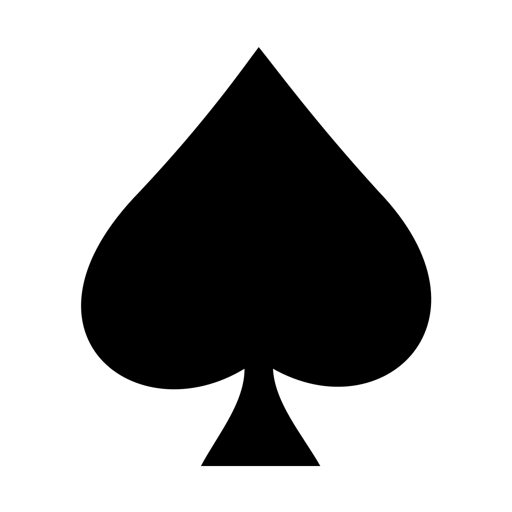
#> input picture images/ob/spades.png, 512 x 512 px
$ python object_detection.py
#> lines starting #> are read from the running program, lines starting #| are printed output that depends on the picture; after the words box and inside, x2 and y2 are one past the last pixel; in counts of white or black regions, pixels touching at a corner belong together
# Moments 기반 Object Detection
# Moments
# • 영상의 모든 픽셀 좌표의 정보를 이용하여 객체의 모양을 기술하는 방법
# • 2차원 영상을 함수 f ( x,y)의 형태로 나타낼 경우, 기하학적 모멘트 (geometric moment)는 다음과 같이 정의됨
# • p+q : Moments 의 차수( p와 q는 0 이상의 정수)
# • M과 N은 각각 영상의 가로와 세로 픽셀의 크기를 나타낸다.

# Moments 종류
# • Geometric Moments(기하학적 모멘트)
# • Central Moments(중심 모멘트)
#     • 기하학적 모멘트는 영상의 이동 변환시 그 값이 크게 변한다는 단점이 있음.
#     • 영상의 무게 중심을 고려하여 모멘트를 계산하는 방법
# • Hu 의 Moments
#   • H u는 3차 이하의 중심 모멘트를 조합하여 만든 7개의 불변 모멘트(invariant moments)를 만듦
#   • 크기를 정규화한 중심 모멘트를 비선형으로 조합하여 만들어짐
#   • 영상의 크기, 회전, 위치에 불변

'''
cv2.matchShapes(contour1, contour2, method, parameter) -> retval
'''
# • contours1 : 첫 번째 contour 또는 grayscale 영상
# • contours2 : 두 번째 contour 또는 grayscale 영상
# • method : 비교 방법
#     • cv2.CONTOURS_MATCH_I1,cv2.CONTOURS_MATCH_I2, cv2.CONTOURS_MATCH_I3
# • parameter : 현재 미사용
# • retval : 두 contours 또는 grayscale 영상 사이의 거리

import numpy as np
import cv2


obj = cv2.imread('./images/ob/spades.png', cv2.IMREAD_GRAYSCALE)
#> obj is the input picture: shape (512, 512); min 0, max 255, mean 174.4
src = cv2.imread('./images/ob/symbols.png', cv2.IMREAD_GRAYSCALE)
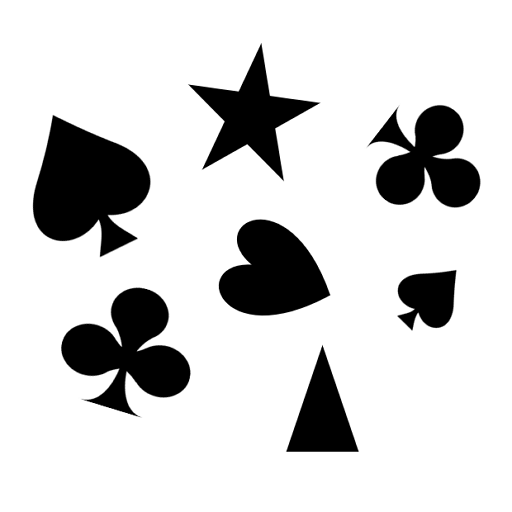
#> input picture images/ob/symbols.png, 512 x 512 px
#> src is the input picture: shape (512, 512); min 0, max 255, mean 210.9

_, obj_bin = cv2.threshold(obj, 128, 255, cv2.THRESH_BINARY_INV)
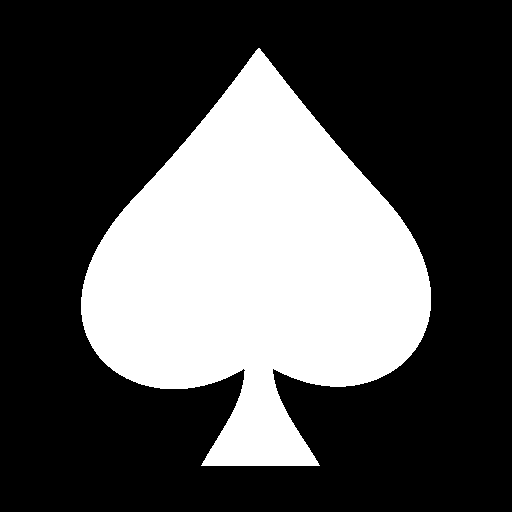
#> obj_bin: shape (512, 512); 31.6% white; 1 white region
obj_contours, _ = cv2.findContours(obj_bin, cv2.RETR_EXTERNAL, cv2.CHAIN_APPROX_NONE)
#> obj_contours = 1 contour; box (x1, y1, x2, y2) and area: (81, 48, 431, 466) 82267

# print(len(obj_bin))
obj_pts = obj_contours[0]
#> obj_pts = contour of 1210 points, box (x1, y1, x2, y2) (81, 48, 431, 466), area 82267

_, src_bin = cv2.threshold(src, 128, 255, cv2.THRESH_BINARY_INV)
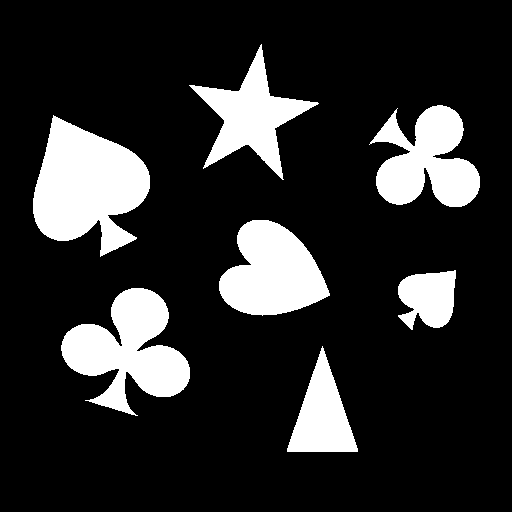
#> src_bin: shape (512, 512); 17.3% white; 7 white regions
src_contours, _ = cv2.findContours(src_bin, cv2.RETR_EXTERNAL, cv2.CHAIN_APPROX_NONE)
#> src_contours = 7 contours; box (x1, y1, x2, y2) and area: (33, 115, 150, 257) 10148, (61, 288, 190, 416) 8331, (219, 220, 330, 316) 7014, (369, 105, 480, 207) 6608, (189, 44, 319, 180) 5582, (287, 346, 358, 452) 3743, (398, 270, 456, 330) 2488

dst = cv2.cvtColor(src, cv2.COLOR_GRAY2BGR)

for pts in src_contours:
    if cv2.contourArea(pts) < 100:
        continue

    rc = cv2.boundingRect(pts)  # x y w h
    cv2.rectangle(dst, rc, (255,0,0), 2)

    dist = cv2.matchShapes(obj_pts, pts, cv2.CONTOURS_MATCH_I3, 0)

    cv2.putText(dst, str(round(dist, 4)), (rc[0], rc[1] -3), cv2.FONT_HERSHEY_SIMPLEX,
                0.6, (255,0,0), 1, cv2.LINE_AA)

    if dist < 0.1:
        cv2.rectangle(dst, rc, (0,0,255), 2)
#> this loop made 7 passes
#> (rc, dist) on passes 1 to 7: ((287, 346, 71, 106), 0.505), ((61, 288, 129, 128), 0.227), ((398, 270, 58, 60), 0.0439), ((219, 220, 111, 96), 0.181), ((33, 115, 117, 142), 0.0155), ((369, 105, 111, 102), 0.228), ((189, 44, 130, 136), 0.126)
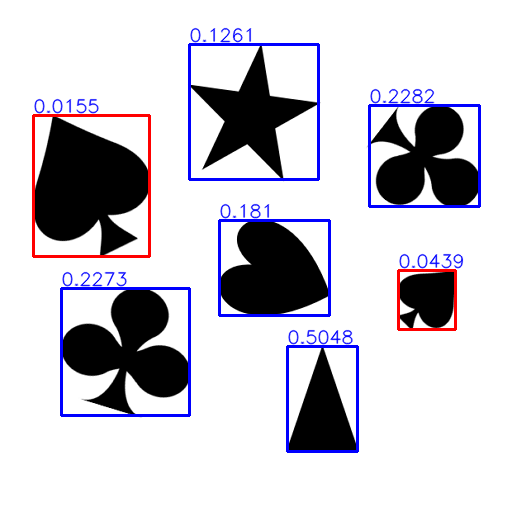
#> dst: shape (512, 512, 3); 4.61% of pixels changed, all inside (x1, y1, x2, y2) = (32, 27, 481, 453)

cv2.imshow('obj', obj)
cv2.imshow('src', dst)
cv2.waitKey()
cv2.destroyAllWindows()
